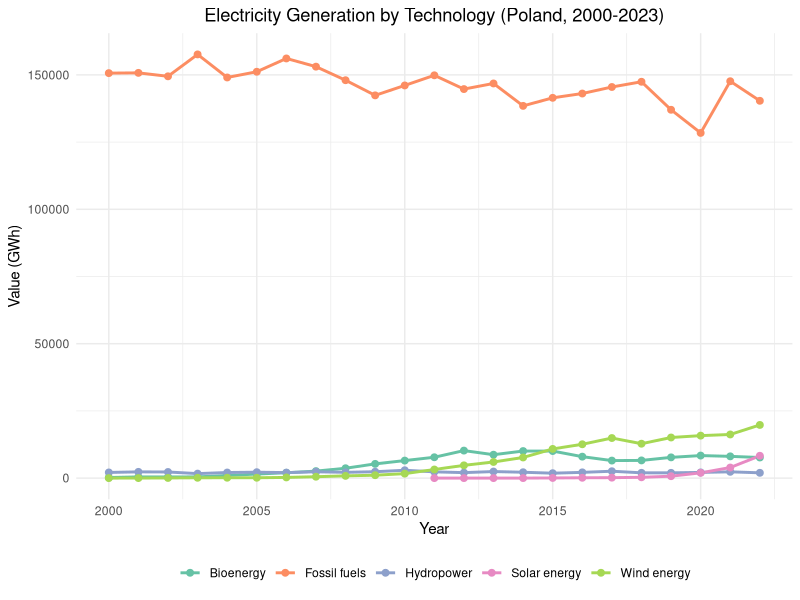
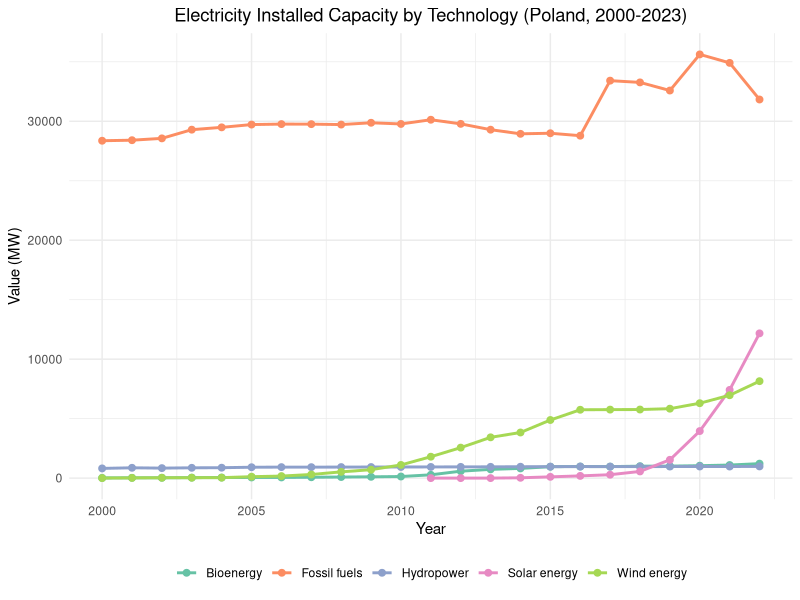

These charts were generated, in order, by the following R code:
library(dplyr)
library(ggplot2)
library(readr)
library(tidyr)

# Read data from CSV
data <- read_csv("Renewable_energy.csv")

# Data processing as per original script
data <- data %>%
  mutate(Technology = ifelse(Technology == "Hydropower (excl. Pumped Storage)", "Hydropower", Technology))

# Filter for World
data <- data %>%
  filter(grepl("Poland, Rep. of", Country, ignore.case = TRUE))

# Convert MWh to GWh where applicable
data <- data %>%
  mutate(across(starts_with("F"), ~ifelse(grepl("MWh", Unit, ignore.case = TRUE), . / 1000, .)))

# Pivot data to long format for plotting
data_long <- data %>%
  select(Indicator, Technology, starts_with("F")) %>%
  pivot_longer(cols = starts_with("F"), names_to = "Year", values_to = "Value") %>%
  mutate(Year = as.numeric(sub("F", "", Year)))

# Create separate plots for Generation and Installed Capacity
# Generation Plot
generation_plot <- ggplot(data_long %>% filter(Indicator == "Electricity Generation"), 
                         aes(x = Year, y = Value, color = Technology, group = Technology)) +
  geom_line(size = 1) +
  geom_point(size = 2) +
  xlab("Year") +
  ylab("Value (GWh)") +
  ggtitle("Electricity Generation by Technology (Poland, 2000-2023)") +
  theme_minimal() +
  theme(
    plot.title = element_text(hjust = 0.5),
    legend.position = "bottom",
    legend.title = element_blank()
  ) +
  scale_color_brewer(palette = "Set2")

# Installed Capacity Plot
capacity_plot <- ggplot(data_long %>% filter(Indicator == "Electricity Installed Capacity"),
                       aes(x = Year, y = Value, color = Technology, group = Technology)) +
  geom_line(size = 1) +
  geom_point(size = 2) +
  xlab("Year") +
  ylab("Value (MW)") +
  ggtitle("Electricity Installed Capacity by Technology (Poland, 2000-2023)") +
  theme_minimal() +
  theme(
    plot.title = element_text(hjust = 0.5),
    legend.position = "bottom",
    legend.title = element_blank()
  ) +
  scale_color_brewer(palette = "Set2")

png(filename = "Renewable_Energy_Generation_Line_Plot_Poland.png", width = 2400, height = 1600, res = 300)
print(generation_plot)
dev.off()

png(filename = "Renewable_Energy_Capacity_Line_Plot_Poland.png", width = 2400, height = 1600, res = 300)
print(capacity_plot)
dev.off()

# # Save the plots
# ggsave("Renewable_Energy_Generation_Line_Plot.png", plot = generation_plot, width = 10, height = 6, units = "in", dpi = 300)
# ggsave("Renewable_Energy_Capacity_Line_Plot.png", plot = capacity_plot, width = 10, height = 6, units = "in", dpi = 300)